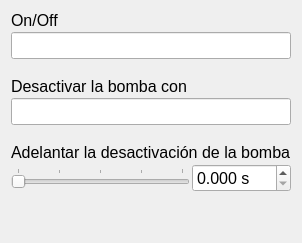
     <widget class="QWidget" name="tab_defuser">
      <attribute name="title">
       <string>Autodefuser</string>
      </attribute>
      <layout class="QVBoxLayout" name="verticalLayout_40">
       <property name="spacing">
        <number>18</number>
       </property>
       <item>
        <layout class="QVBoxLayout" name="verticalLayout_38">
         <property name="spacing">
          <number>2</number>
         </property>
         <item>
          <widget class="QLabel" name="label_defuser_activation_button">
           <property name="sizePolicy">
            <sizepolicy hsizetype="Maximum" vsizetype="Maximum">
             <horstretch>0</horstretch>
             <verstretch>0</verstretch>
            </sizepolicy>
           </property>
           <property name="font">
            <font>
             <pointsize>12</pointsize>
            </font>
           </property>
           <property name="text">
            <string>On/Off</string>
           </property>
          </widget>
         </item>
         <item>
          <widget class="HotkeyLineEdit" name="line_defuser_activation_button">
           <property name="font">
            <font>
             <pointsize>12</pointsize>
            </font>
           </property>
           <property name="contextMenuPolicy">
            <enum>Qt::PreventContextMenu</enum>
           </property>
           <property name="readOnly">
            <bool>true</bool>
           </property>
          </widget>
         </item>
        </layout>
       </item>
       <item>
        <layout class="QVBoxLayout" name="verticalLayout_41">
         <property name="spacing">
          <number>2</number>
         </property>
         <item>
          <widget class="QLabel" name="label_defuser_press_button">
           <property name="sizePolicy">
            <sizepolicy hsizetype="Maximum" vsizetype="Maximum">
             <horstretch>0</horstretch>
             <verstretch>0</verstretch>
            </sizepolicy>
           </property>
           <property name="font">
            <font>
             <pointsize>12</pointsize>
            </font>
           </property>
           <property name="text">
            <string>Desactivar la bomba con</string>
           </property>
          </widget>
         </item>
         <item>
          <widget class="HotkeyLineEdit" name="line_defuser_press_button">
           <property name="font">
            <font>
             <pointsize>12</pointsize>
            </font>
           </property>
           <property name="contextMenuPolicy">
            <enum>Qt::PreventContextMenu</enum>
           </property>
           <property name="readOnly">
            <bool>true</bool>
           </property>
          </widget>
         </item>
        </layout>
       </item>
       <item>
        <layout class="QVBoxLayout" name="verticalLayout_39">
         <property name="spacing">
          <number>2</number>
         </property>
         <item>
          <widget class="QLabel" name="label_defuser_advance">
           <property name="sizePolicy">
            <sizepolicy hsizetype="Maximum" vsizetype="Maximum">
             <horstretch>0</horstretch>
             <verstretch>0</verstretch>
            </sizepolicy>
           </property>
           <property name="font">
            <font>
             <pointsize>12</pointsize>
            </font>
           </property>
           <property name="text">
            <string>Adelantar la desactivación de la bomba</string>
           </property>
          </widget>
         </item>
         <item>
          <layout class="QHBoxLayout" name="horizontalLayout_26">
           <item>
            <widget class="AgileSlider" name="slider_defuser_advance">
             <property name="font">
              <font>
               <pointsize>12</pointsize>
              </font>
             </property>
             <property name="focusPolicy">
              <enum>Qt::NoFocus</enum>
             </property>
             <property name="maximum">
              <number>1000</number>
             </property>
             <property name="singleStep">
              <number>1</number>
             </property>
             <property name="pageStep">
              <number>50</number>
             </property>
             <property name="orientation">
              <enum>Qt::Horizontal</enum>
             </property>
             <property name="tickPosition">
              <enum>QSlider::TicksAbove</enum>
             </property>
             <property name="tickInterval">
              <number>250</number>
             </property>
            </widget>
           </item>
           <item>
            <widget class="NoWheelDoubleSpinBox" name="spin_defuser_advance">
             <property name="font">
              <font>
               <pointsize>12</pointsize>
              </font>
             </property>
             <property name="accelerated">
              <bool>true</bool>
             </property>
             <property name="correctionMode">
              <enum>QAbstractSpinBox::CorrectToNearestValue</enum>
             </property>
             <property name="keyboardTracking">
              <bool>false</bool>
             </property>
             <property name="suffix">
              <string> s</string>
             </property>
             <property name="decimals">
              <number>3</number>
             </property>
             <property name="maximum">
              <double>999.000000000000000</double>
             </property>
             <property name="singleStep">
              <double>0.010000000000000</double>
             </property>
            </widget>
           </item>
          </layout>
         </item>
        </layout>
       </item>
       <item>
        <spacer name="verticalSpacer_9">
         <property name="orientation">
          <enum>Qt::Vertical</enum>
         </property>
         <property name="sizeHint" stdset="0">
          <size>
           <width>20</width>
           <height>40</height>
          </size>
         </property>
        </spacer>
       </item>
      </layout>
     </widget>
